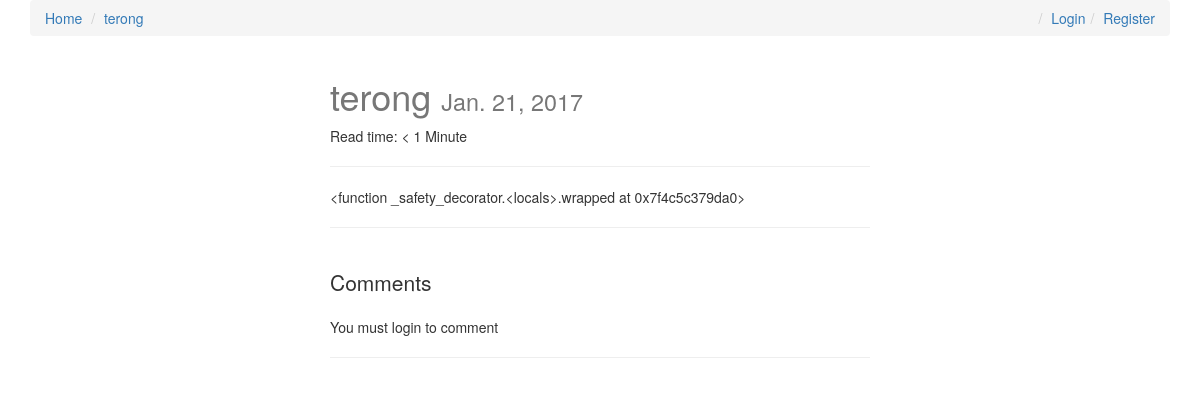
Screenshot of /terong/ with the database file from the repository.
### articles/models.py (models this page shows, shortened)
class Article(models.Model):
    user = models.ForeignKey(settings.AUTH_USER_MODEL, default=1)
    title = models.CharField(max_length=120)
    slug = models.SlugField(unique=True)
    image = models.ImageField(upload_to=upload_location,
            null=True,
            blank=True,
            width_field="width_field",
            height_field="height_field")
    height_field = models.IntegerField(default=0)
    width_field = models.IntegerField(default=0)
    content = models.TextField()
    draft = models.BooleanField(default=False)
    publish = models.DateField(auto_now=False, auto_now_add=False)
    read_time =  models.IntegerField(default=0) # models.TimeField(null=True, blank=True) #assume minutes
    updated = models.DateTimeField(auto_now=True, auto_now_add=False)
    timestamp = models.DateTimeField(auto_now=False, auto_now_add=True)
    objects = ArticleManager()
    def get_absolute_url(self):
        return reverse("articles:detail", kwargs={"slug": self.slug})
    class Meta:
        ordering = ["-timestamp", "-updated"]
    def get_markdown(self):
        content = self.content
        markdown_text = markdown(content)
        return mark_safe(markdown_text)
    @property
    def comments(self):
        instance = self
        qs = Comment.objects.filter_by_instance(instance)
        return qs
    @property
    def get_content_type(self):
        instance = self
        content_type = ContentType.objects.get_for_model(instance.__class__)
        return content_type

### articles/views.py (the view, shortened to what this page needs)
# urls.py: url(r'^(?P<slug>[\w-]+)/$', article_detail, name='detail'),
def article_detail(request, slug=None):
	instance = get_object_or_404(Article, slug=slug)
	if instance.publish > timezone.now().date() or instance.draft:
		if not request.user.is_staff or not request.user.is_superuser:
			raise Http404
	share_string = quote_plus(instance.content)
	initial_data = {
			"content_type": instance.get_content_type,
			"object_id": instance.id
	}
	form = CommentForm(request.POST or None, initial=initial_data)
	comments = instance.comments
	context = {
		"title": instance.title,
		"instance": instance,
		"share_string": share_string,
		"comments": comments,
		"comment_form":form,
	}
	return render(request, "article_detail.html", context)

### articles/templatetags/urlify.py (called while the page is built)
@register.filter
def urlify(value):
    return quote_plus(value)

### comments/models.py (called while the page is built)
    def filter_by_instance(self, instance):
        content_type = ContentType.objects.get_for_model(instance.__class__)
        obj_id = instance.id
        qs = super(CommentManager, self).filter(content_type=content_type, object_id= obj_id).filter(parent=None)
        return qs

### templates/article_detail.html (shortened to what this page needs)
{% extends "base.html" %}
{% load urlify %}
{% load crispy_forms_tags %}
 {% block article_detail_link %}
  <li><a href='{{ instance.get_absolute_url }}'>{{ instance.title }}</a></li>
  {% endblock %}
{% block content %}
<div class='col-sm-6 col-sm-offset-3'>
<h1>{{ title }} <small>{% if instance.draft %}<span style='color:red;'>Draft</span> {% endif %}{{ instance.publish }}</small></h1>
<p>Read time: {% if instance.read_time <= 1 %} < 1 Minute {% else %}{{ instance.read_time }} minutes {% endif %}</p>
<p><div class="fb-like" data-href="{{ request.build_absolute_uri }}" data-layout="button_count" data-action="like" data-show-faces="true" data-share="true"></div>
<hr/>
</p>
<div class='row'>
<div class='col-sm-12 '>
   <div class='article-detail-item'>{{ instance.get_markdown }}</div>
    <hr/>
    <br/>
    <div>
        <p class='lead'>Comments</p>
        {% if request.user.is_authenticated %}
        <form method="POST" action="."> {% csrf_token %}
            {{ comment_form|crispy }}
            <input type='submit' value='Article comment' class='btn btn-default'>
        </form>
        {% else %}
        <p>You must login to comment </p>
        {% endif %}
        <hr/>
    </div>
</div>
</div>
</div>
{% endblock content %}

### static/css/base.css (style rules this page uses)
h1 { color: #777777; }

### rows the page displays
Article: title "terong", publish "Jan. 21, 2017", get_markdown "<function _safety_decorator.<locals>.wrapped at 0x7f4c5c379da0>"
